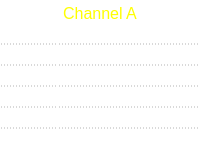
          <widget class="QFrame" name="measurementsA">
           <property name="minimumSize">
            <size>
             <width>132</width>
             <height>0</height>
            </size>
           </property>
           <property name="styleSheet">
            <string notr="true">border: 1px solid white;
background-color: transparent;
</string>
           </property>
           <property name="frameShape">
            <enum>QFrame::StyledPanel</enum>
           </property>
           <property name="frameShadow">
            <enum>QFrame::Raised</enum>
           </property>
           <layout class="QGridLayout" name="gridLayout_3" columnstretch="0,1">
            <property name="leftMargin">
             <number>0</number>
            </property>
            <property name="topMargin">
             <number>3</number>
            </property>
            <property name="rightMargin">
             <number>0</number>
            </property>
            <property name="bottomMargin">
             <number>3</number>
            </property>
            <property name="horizontalSpacing">
             <number>0</number>
            </property>
            <property name="verticalSpacing">
             <number>1</number>
            </property>
            <item row="1" column="0">
             <widget class="QLabel" name="label_2">
              <property name="font">
               <font>
                <pointsize>11</pointsize>
               </font>
              </property>
              <property name="styleSheet">
               <string notr="true">color: white;
border: none;
border-bottom: 1px dotted rgb(179, 179, 179);
padding-bottom: 1px;
</string>
              </property>
              <property name="text">
               <string>Vmax:</string>
              </property>
              <property name="margin">
               <number>0</number>
              </property>
              <property name="indent">
               <number>15</number>
              </property>
             </widget>
            </item>
            <item row="2" column="0">
             <widget class="QLabel" name="label_6">
              <property name="font">
               <font>
                <pointsize>11</pointsize>
               </font>
              </property>
              <property name="styleSheet">
               <string notr="true">color: white;
border: none;
border-bottom: 1px dotted rgb(179, 179, 179);
padding-bottom: 1px;</string>
              </property>
              <property name="text">
               <string>Vmin:</string>
              </property>
              <property name="margin">
               <number>0</number>
              </property>
              <property name="indent">
               <number>15</number>
              </property>
             </widget>
            </item>
            <item row="0" column="0" colspan="2">
             <widget class="QLabel" name="label">
              <property name="font">
               <font>
                <pointsize>12</pointsize>
               </font>
              </property>
              <property name="styleSheet">
               <string notr="true">color: yellow;
border: none;
border-radius: 0;
border-bottom: 1px solid white;</string>
              </property>
              <property name="text">
               <string>Channel A</string>
              </property>
              <property name="alignment">
               <set>Qt::AlignCenter</set>
              </property>
             </widget>
            </item>
            <item row="7" column="0">
             <widget class="QLabel" name="label_9">
              <property name="font">
               <font>
                <pointsize>11</pointsize>
               </font>
              </property>
              <property name="styleSheet">
               <string notr="true">color: white;
border: none;
border-bottom: 1px dotted rgb(179, 179, 179);
padding-bottom: 1px;</string>
              </property>
              <property name="text">
               <string>σ:</string>
              </property>
              <property name="margin">
               <number>0</number>
              </property>
              <property name="indent">
               <number>15</number>
              </property>
             </widget>
            </item>
            <item row="1" column="1">
             <widget class="QLabel" name="aMaxLabel">
              <property name="font">
               <font>
                <pointsize>11</pointsize>
               </font>
              </property>
              <property name="styleSheet">
               <string notr="true">color: white;
border: none;
border-bottom: 1px dotted rgb(179, 179, 179);
padding-bottom: 1px;</string>
              </property>
              <property name="text">
               <string>0V</string>
              </property>
             </widget>
            </item>
            <item row="4" column="0">
             <widget class="QLabel" name="label_8">
              <property name="font">
               <font>
                <pointsize>11</pointsize>
               </font>
              </property>
              <property name="styleSheet">
               <string notr="true">color: white;
border: none;
border-bottom: 1px dotted rgb(179, 179, 179);
padding-bottom: 1px;</string>
              </property>
              <property name="text">
               <string>Vpp:</string>
              </property>
              <property name="margin">
               <number>0</number>
              </property>
              <property name="indent">
               <number>15</number>
              </property>
             </widget>
            </item>
            <item row="6" column="0">
             <widget class="QLabel" name="label_30">
              <property name="font">
               <font>
                <pointsize>11</pointsize>
               </font>
              </property>
              <property name="styleSheet">
               <string notr="true">color: white;
border: none;
border-bottom: 1px dotted rgb(179, 179, 179);
padding-bottom: 1px;</string>
              </property>
              <property name="text">
               <string>Avg:</string>
              </property>
              <property name="margin">
               <number>0</number>
              </property>
              <property name="indent">
               <number>15</number>
              </property>
             </widget>
            </item>
            <item row="8" column="0">
             <widget class="QLabel" name="label_10">
              <property name="font">
               <font>
                <pointsize>11</pointsize>
               </font>
              </property>
              <property name="styleSheet">
               <string notr="true">color: white;
border: none;</string>
              </property>
              <property name="text">
               <string>Freq:</string>
              </property>
              <property name="indent">
               <number>15</number>
              </property>
             </widget>
            </item>
            <item row="2" column="1">
             <widget class="QLabel" name="aMinLabel">
              <property name="font">
               <font>
                <pointsize>11</pointsize>
               </font>
              </property>
              <property name="styleSheet">
               <string notr="true">color: white;
border: none;
border-bottom: 1px dotted rgb(179, 179, 179);
padding-bottom: 1px;</string>
              </property>
              <property name="text">
               <string>0V</string>
              </property>
             </widget>
            </item>
            <item row="4" column="1">
             <widget class="QLabel" name="aPpLabel">
              <property name="font">
               <font>
                <pointsize>11</pointsize>
               </font>
              </property>
              <property name="styleSheet">
               <string notr="true">color: white;
border: none;
border-bottom: 1px dotted rgb(179, 179, 179);
padding-bottom: 1px;</string>
              </property>
              <property name="text">
               <string>0V</string>
              </property>
             </widget>
            </item>
            <item row="6" column="1">
             <widget class="QLabel" name="aAvgLabel">
              <property name="font">
               <font>
                <pointsize>11</pointsize>
               </font>
              </property>
              <property name="styleSheet">
               <string notr="true">color: white;
border: none;
border-bottom: 1px dotted rgb(179, 179, 179);
padding-bottom: 1px;</string>
              </property>
              <property name="text">
               <string>0V</string>
              </property>
             </widget>
            </item>
            <item row="7" column="1">
             <widget class="QLabel" name="aStdDevLabel">
              <property name="font">
               <font>
                <pointsize>11</pointsize>
               </font>
              </property>
              <property name="styleSheet">
               <string notr="true">color: white;
border: none;
border-bottom: 1px dotted rgb(179, 179, 179);
padding-bottom: 1px;</string>
              </property>
              <property name="text">
               <string>0</string>
              </property>
             </widget>
            </item>
            <item row="8" column="1">
             <widget class="QLabel" name="aFreqLabel">
              <property name="font">
               <font>
                <pointsize>11</pointsize>
               </font>
              </property>
              <property name="styleSheet">
               <string notr="true">color: white;
border: none;</string>
              </property>
              <property name="text">
               <string>0Hz</string>
              </property>
              <property name="indent">
               <number>3</number>
              </property>
             </widget>
            </item>
           </layout>
          </widget>
